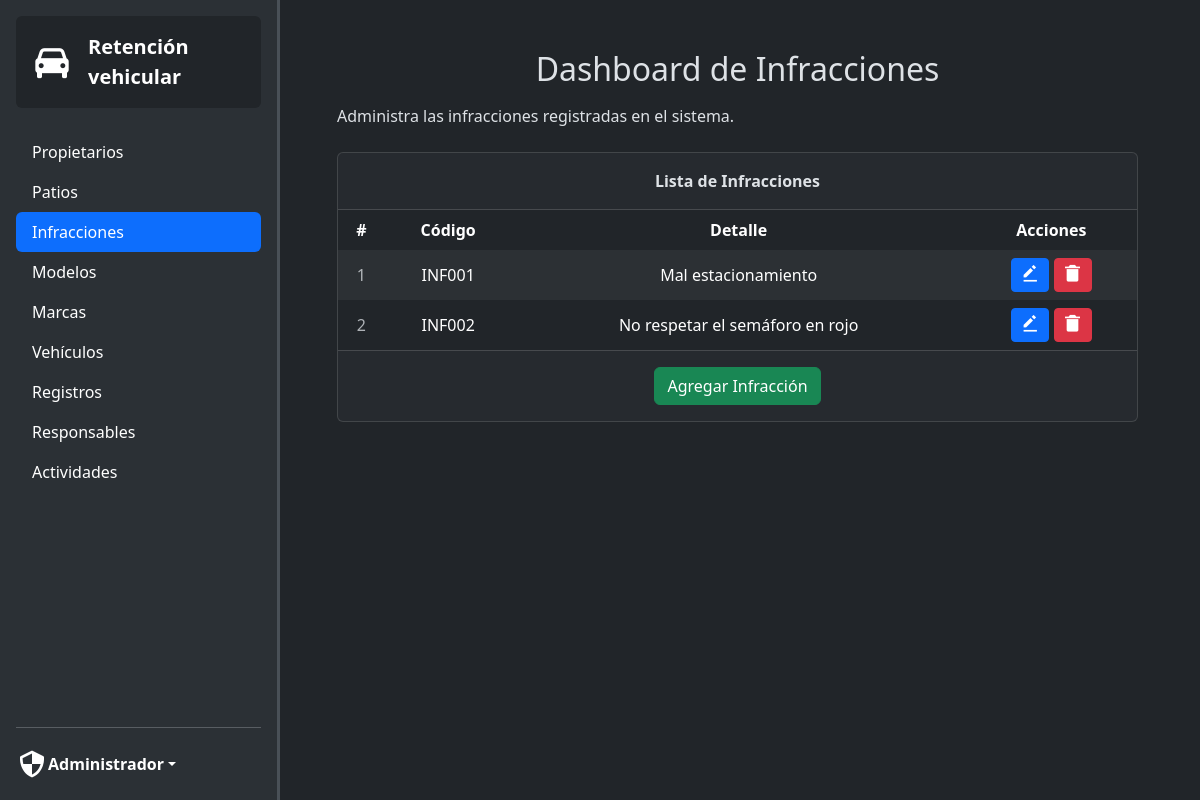
The app's page /admin?action=infraccionesDashboard (signed in) with its own data.
### tables this page shows
CREATE TABLE `infracciones` (
  `codigo_infraccion` varchar(20) NOT NULL,
  `detalle` text NOT NULL,
  PRIMARY KEY (`codigo_infraccion`)
);

### app/config/configs.php (called while the page is built)
<?php
$configs = [
    'database' => [
        'host' => 'localhost',
        'port' => '3306',
        'name' => 'sis_retencion_vehicular',
        'user' => 'root',
        'password' => '',
    ],
    'app' => [
        'base_url' => 'http://localhost/retencion-vehicular',
        'timezone' => 'America/Guayaquil',
    ],
];
return $configs;

### app/core/Database.php (called while the page is built)
<?php
class Database
{
    private static $instance = null;
    private $pdo;
    private function __construct()
    {
        $configs = require __DIR__ . '/../config/configs.php';
        $db = $configs['database'];
        try {
            $this->pdo = new PDO(
                "mysql:host={$db['host']};dbname={$db['name']};port={$db['port']}",
                $db['user'],
                $db['password']
            );
            $this->pdo->setAttribute(PDO::ATTR_ERRMODE, PDO::ERRMODE_EXCEPTION);
            $this->pdo->setAttribute(PDO::ATTR_DEFAULT_FETCH_MODE, PDO::FETCH_ASSOC);
        } catch (PDOException $e) {
            die("Error en la conexión a la base de datos: " . $e->getMessage());
        }
    }
    public static function getInstance()
    {
        if (self::$instance === null) {
            self::$instance = new self();
        }
        return self::$instance;
    }
    public function getConnection()
    {
        return $this->pdo;
    }
}

### app/controllers/InfraccionController.php (called while the page is built, shortened)
<?php
require_once 'app/models/InfraccionModel.php';
class InfraccionController {
    private InfraccionModel $model;
    public function __construct() {
        $this->model = new InfraccionModel();
    }
    public function listar()
    {
        try {
            $infracciones = $this->model->readInfracciones();
            return $infracciones;
        } catch (\Exception $e) {
            error_log("Error en listar infracciones: " . $e->getMessage());
            echo "Ocurrió un error al obtener las infracciones.";
        }
    }
}

### app/models/InfraccionModel.php (called while the page is built, shortened)
<?php
require_once __DIR__ . '/../core/Database.php';
class InfraccionModel {
    private $db;
    public function __construct()
    {
        $this->db = Database::getInstance()->getConnection();
    }
    public function readInfracciones(): array|false
    {
        try {
            $stmt = $this->db->query("SELECT * FROM infracciones");
            return $stmt->fetchAll();
        } catch (PDOException $e) {
            error_log("Error en readInfracciones: " . $e->getMessage());
            return false;
        }
    }
}

### app/views/admin/infraccionesDashboard.php (the view, shortened to what this page needs)
<?php
require_once __DIR__ . '/../../controllers/InfraccionController.php';
$infraccionController = new InfraccionController();
$infraccionesLista = $infraccionController->listar();
?>
<!doctype html>
<html lang="es" data-bs-theme="dark">
<head>
    <link href="https://cdn.jsdelivr.net/npm/bootstrap@5.3.3/dist/css/bootstrap.min.css" rel="stylesheet">
    <link href='https://unpkg.com/boxicons@2.1.4/css/boxicons.min.css' rel='stylesheet'>
    <link rel="stylesheet" href="http://localhost/retencion-vehicular/public/css/styles.css">
</head>
<body class="d-flex">
<div class="d-flex flex-column border-end border-3 flex-shrink-0 bg-body-tertiary p-3 sticky" style="width: 280px; height: 100vh; position: fixed; z-index: 100">
    <a href="http://localhost/retencion-vehicular/admin?action=propietariosDashboard" class="bg-body rounded p-3 d-flex align-items-center mb-4 link-body-emphasis text-decoration-none">
        <i class='bx bxs-car me-3' style="font-size: 40px"></i>
        <span class="fs-5 fw-bold text-align-center">Retención vehicular</span>
    </a>
    <ul class="nav nav-pills flex-column mb-auto">
        <li class="nav-item">
            <a href="http://localhost/retencion-vehicular/admin?action=propietariosDashboard" class="nav-link link-body-emphasis">
                Propietarios
            </a>
        </li>
        <li class="nav-item">
            <a href="http://localhost/retencion-vehicular/admin?action=patiosDashboard" class="nav-link link-body-emphasis">
                Patios
            </a>
        </li>
        <li class="nav-item">
            <a href="http://localhost/retencion-vehicular/admin?action=infraccionesDashboard" class="nav-link active">
                Infracciones
            </a>
        </li>
        <li class="nav-item">
            <a href="http://localhost/retencion-vehicular/admin?action=modelosDashboard" class="nav-link link-body-emphasis">
                Modelos
            </a>
        </li>
        <li class="nav-item">
            <a href="http://localhost/retencion-vehicular/admin?action=marcasDashboard" class="nav-link link-body-emphasis">
                Marcas
            </a>
        </li>
        <li class="nav-item">
            <a href="http://localhost/retencion-vehicular/admin?action=vehiculosDashboard" class="nav-link link-body-emphasis">
                Vehículos
            </a>
        </li>
        <li class="nav-item">
            <a href="http://localhost/retencion-vehicular/admin?action=registrosDashboard" class="nav-link link-body-emphasis">
                Registros
            </a>
        </li>
        <li class="nav-item">
            <a href="http://localhost/retencion-vehicular/admin?action=responsablesDashboard" class="nav-link link-body-emphasis">
                Responsables
            </a>
        </li>
        <li class="nav-item">
            <a href="http://localhost/retencion-vehicular/admin?action=actividadesDashboard" class="nav-link link-body-emphasis">
                Actividades
            </a>
        </li>
    </ul>
    <hr>
    <div class="dropdown">
        <a href="#" class="d-flex align-items-center link-body-emphasis text-decoration-none dropdown-toggle" data-bs-toggle="dropdown" aria-expanded="false">
            <i class='bx bx-shield-quarter my-1' style="font-size: 32px"></i>
            <strong>Administrador</strong>
        </a>
    </div>
</div>
<div class="container" style="margin: 50px 50px 50px 325px">
    <h2 class="text-center">Dashboard de Infracciones</h2>
    <p class="my-3">Administra las infracciones registradas en el sistema.</p>
    <div class="row my-2 pb-5">
        <div class="col-md-12 my-2">
            <div class="main-card mb-3 card">
                <div class="card-header fw-semibold p-3 text-center">Lista de Infracciones</div>
                <div class="table-responsive">
                    <table class="align-middle mb-0 table table-borderless table-hover table-striped">
                        <thead>
                        <tr>
                            <th class="text-center">#</th>
                            <th class="text-center">Código</th>
                            <th class="text-center">Detalle</th>
                            <th class="text-center">Acciones</th>
                        </tr>
                        </thead>
                        <tbody class="table-group-divider">
                        <?php if (empty($infraccionesLista)) { ?>
                            <tr>
                                <td class="text-center" colspan="4">No hay infracciones registradas</td>
                            </tr>
                        <?php } else { ?>
                            <?php foreach ($infraccionesLista as $index => $infraccion) { ?>
                                <tr>
                                    <td class="text-center text-muted"><?php echo $index + 1; ?></td>
                                    <td class="text-center"><?php echo $infraccion['codigo_infraccion']; ?></td>
                                    <td class="text-center"><?php echo $infraccion['detalle']; ?></td>
                                    <td class="text-center">
                                        <button type="button" class="btn btn-primary btn-sm btn-editar"
                                                data-codigo="<?php echo $infraccion['codigo_infraccion']; ?>"
                                                data-detalle="<?php echo $infraccion['detalle']; ?>"
                                                data-bs-toggle="modal" data-bs-target="#editarModal">
                                            <i class='bx bxs-edit-alt' style="font-size: 20px"></i>
                                        </button>
                                        <button type="button" class="btn btn-danger btn-sm btn-eliminar"
                                                data-codigo="<?php echo $infraccion['codigo_infraccion']; ?>"
                                                data-bs-toggle="modal" data-bs-target="#deleteModal">
                                            <i class='bx bxs-trash-alt' style="font-size: 20px"></i>
                                        </button>
                                    </td>
                                </tr>
                            <?php } ?>
                        <?php } ?>
                        </tbody>
                    </table>
                </div>
                <div class="d-block text-center card-footer">
                    <button class="btn btn-success my-2" data-bs-toggle="modal" data-bs-target="#agregarModal">Agregar Infracción</button>
                </div>
            </div>
        </div>
    </div>
</div>
</body>
</html>

### public/css/styles.css (style rules this page uses)
body { height: 100vh; margin: 0; }

### records on screen
infracciones: codigo_infraccion "INF001", detalle "Mal estacionamiento"
infracciones: codigo_infraccion "INF002", detalle "No respetar el semáforo en rojo"
